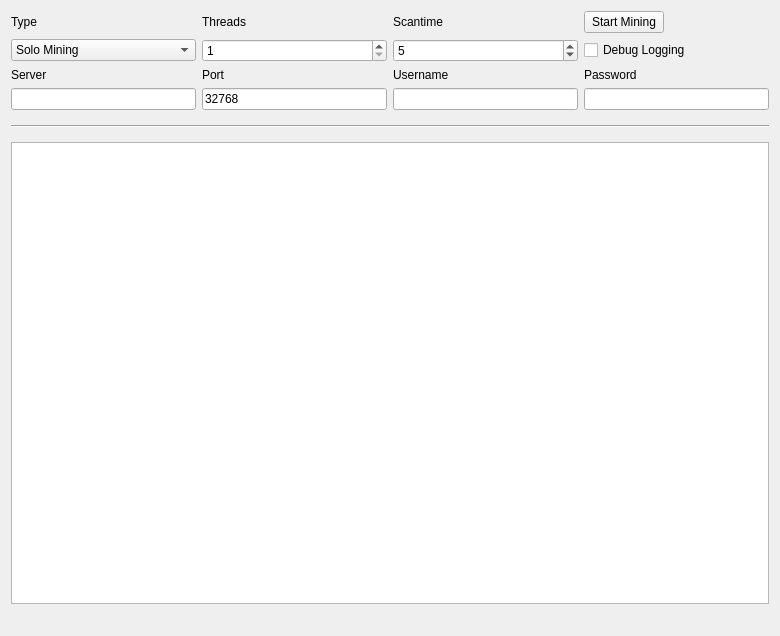
<?xml version="1.0" encoding="UTF-8"?>
<ui version="4.0">
 <class>MiningPage</class>
 <widget class="QWidget" name="MiningPage">
  <property name="geometry">
   <rect>
    <x>0</x>
    <y>0</y>
    <width>780</width>
    <height>636</height>
   </rect>
  </property>
  <property name="windowTitle">
   <string>Mining</string>
  </property>
  <layout class="QGridLayout" name="gridLayout">
   <property name="sizeConstraint">
    <enum>QLayout::SetMaximumSize</enum>
   </property>
   <item row="7" column="1">
    <widget class="QLineEdit" name="serverLine">
     <property name="enabled">
      <bool>true</bool>
     </property>
    </widget>
   </item>
   <item row="6" column="3">
    <widget class="QLabel" name="usernameLabel">
     <property name="enabled">
      <bool>true</bool>
     </property>
     <property name="text">
      <string>Username</string>
     </property>
    </widget>
   </item>
   <item row="6" column="1">
    <widget class="QLabel" name="serverLabel">
     <property name="enabled">
      <bool>true</bool>
     </property>
     <property name="text">
      <string>Server</string>
     </property>
    </widget>
   </item>
   <item row="7" column="3">
    <widget class="QLineEdit" name="usernameLine">
     <property name="enabled">
      <bool>true</bool>
     </property>
     <property name="text">
      <string/>
     </property>
    </widget>
   </item>
   <item row="6" column="4">
    <widget class="QLabel" name="passwordLabel">
     <property name="enabled">
      <bool>true</bool>
     </property>
     <property name="text">
      <string>Password</string>
     </property>
    </widget>
   </item>
   <item row="6" column="2">
    <widget class="QLabel" name="portLabel">
     <property name="enabled">
      <bool>true</bool>
     </property>
     <property name="text">
      <string>Port</string>
     </property>
    </widget>
   </item>
   <item row="3" column="4">
    <widget class="QPushButton" name="startButton">
     <property name="sizePolicy">
      <sizepolicy hsizetype="Fixed" vsizetype="Fixed">
       <horstretch>0</horstretch>
       <verstretch>0</verstretch>
      </sizepolicy>
     </property>
     <property name="text">
      <string>Start Mining</string>
     </property>
    </widget>
   </item>
   <item row="8" column="1" colspan="4">
    <widget class="Line" name="line">
     <property name="sizePolicy">
      <sizepolicy hsizetype="Minimum" vsizetype="Fixed">
       <horstretch>0</horstretch>
       <verstretch>0</verstretch>
      </sizepolicy>
     </property>
     <property name="minimumSize">
      <size>
       <width>0</width>
       <height>20</height>
      </size>
     </property>
     <property name="orientation">
      <enum>Qt::Horizontal</enum>
     </property>
    </widget>
   </item>
   <item row="13" column="1" colspan="4">
    <widget class="QListWidget" name="list">
     <property name="autoScrollMargin">
      <number>100000</number>
     </property>
     <property name="dragDropMode">
      <enum>QAbstractItemView::DragOnly</enum>
     </property>
     <property name="selectionMode">
      <enum>QAbstractItemView::NoSelection</enum>
     </property>
     <property name="movement">
      <enum>QListView::Snap</enum>
     </property>
     <property name="batchSize">
      <number>10</number>
     </property>
    </widget>
   </item>
   <item row="14" column="1" colspan="2">
    <widget class="QLabel" name="shareCount">
     <property name="font">
      <font>
       <pointsize>10</pointsize>
       <weight>75</weight>
       <bold>true</bold>
      </font>
     </property>
     <property name="text">
      <string/>
     </property>
    </widget>
   </item>
   <item row="3" column="3">
    <widget class="QLabel" name="scantimeLabel">
     <property name="enabled">
      <bool>true</bool>
     </property>
     <property name="layoutDirection">
      <enum>Qt::LeftToRight</enum>
     </property>
     <property name="text">
      <string>Scantime</string>
     </property>
    </widget>
   </item>
   <item row="3" column="2">
    <widget class="QLabel" name="threadsLabel">
     <property name="enabled">
      <bool>true</bool>
     </property>
     <property name="text">
      <string>Threads</string>
     </property>
    </widget>
   </item>
   <item row="4" column="4">
    <widget class="QCheckBox" name="debugCheckBox">
     <property name="text">
      <string>Debug Logging</string>
     </property>
    </widget>
   </item>
   <item row="3" column="1">
    <widget class="QLabel" name="typeLabel">
     <property name="text">
      <string>Type</string>
     </property>
    </widget>
   </item>
   <item row="4" column="2">
    <widget class="QSpinBox" name="threadsBox">
     <property name="enabled">
      <bool>true</bool>
     </property>
     <property name="minimum">
      <number>1</number>
     </property>
     <property name="maximum">
      <number>99</number>
     </property>
     <property name="singleStep">
      <number>1</number>
     </property>
    </widget>
   </item>
   <item row="4" column="1">
    <widget class="QComboBox" name="typeBox">
     <property name="editable">
      <bool>false</bool>
     </property>
     <property name="currentIndex">
      <number>0</number>
     </property>
     <item>
      <property name="text">
       <string>Solo Mining</string>
      </property>
     </item>
     <item>
      <property name="text">
       <string>Pool Mining</string>
      </property>
     </item>
    </widget>
   </item>
   <item row="4" column="3">
    <widget class="QSpinBox" name="scantimeBox">
     <property name="enabled">
      <bool>true</bool>
     </property>
     <property name="minimum">
      <number>1</number>
     </property>
     <property name="value">
      <number>5</number>
     </property>
    </widget>
   </item>
   <item row="7" column="2">
    <widget class="QLineEdit" name="portLine">
     <property name="enabled">
      <bool>true</bool>
     </property>
     <property name="text">
      <string>32768</string>
     </property>
     <property name="value" stdset="0">
      <number>32768</number>
     </property>
    </widget>
   </item>
   <item row="7" column="4">
    <widget class="QLineEdit" name="passwordLine">
     <property name="enabled">
      <bool>true</bool>
     </property>
    </widget>
   </item>
   <item row="14" column="3" colspan="2">
    <widget class="QLabel" name="mineSpeedLabel">
     <property name="sizePolicy">
      <sizepolicy hsizetype="Preferred" vsizetype="Preferred">
       <horstretch>0</horstretch>
       <verstretch>0</verstretch>
      </sizepolicy>
     </property>
     <property name="font">
      <font>
       <pointsize>10</pointsize>
       <weight>75</weight>
       <bold>true</bold>
      </font>
     </property>
     <property name="text">
      <string/>
     </property>
     <property name="alignment">
      <set>Qt::AlignRight|Qt::AlignTrailing|Qt::AlignVCenter</set>
     </property>
    </widget>
   </item>
  </layout>
 </widget>
 <layoutdefault spacing="6" margin="11"/>
 <tabstops>
  <tabstop>startButton</tabstop>
  <tabstop>typeBox</tabstop>
  <tabstop>threadsBox</tabstop>
  <tabstop>scantimeBox</tabstop>
  <tabstop>serverLine</tabstop>
  <tabstop>portLine</tabstop>
  <tabstop>usernameLine</tabstop>
  <tabstop>passwordLine</tabstop>
  <tabstop>debugCheckBox</tabstop>
  <tabstop>list</tabstop>
 </tabstops>
 <resources/>
 <connections/>
</ui>
